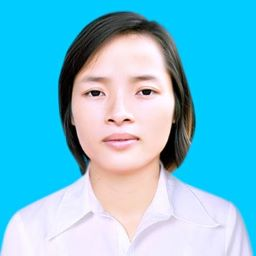
#> input picture anh_csdldpt/1.jpg, 256 x 256 px, found by its file name; its folder holds only this picture in this run
$ python hog.py   (older library calls are emulated)
#> lines starting #> are read from the running program, lines starting #| are printed output that depends on the picture; after the words box and inside, x2 and y2 are one past the last pixel; in counts of white or black regions, pixels touching at a corner belong together
import cv2
import numpy as np
import pandas as pd
import math
import os
import imutils
def hog (img_path,cell_x,cell_y,bin_num,block_size):
#> called with img_path = 'E:\\anh_csdldpt\\1.jpg', cell_x = 8, cell_y = 8, bin_num = 9, block_size = 2
    img = cv2.imread(img_path, cv2.IMREAD_GRAYSCALE)
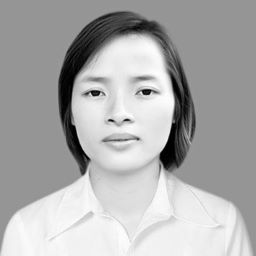
#> img: shape (256, 256); min 0, max 255, mean 171.9
    edeged = imutils.auto_canny(img)
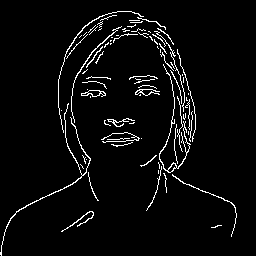
#> edeged: shape (256, 256); 4.1% white in thin lines or dots, all inside (x1, y1, x2, y2) = (0, 11, 237, 256)
    cnts = cv2.findContours(edeged.copy(), cv2.RETR_EXTERNAL,
                            cv2.CHAIN_APPROX_SIMPLE)
#> cnts = 82 contours, 73 with area under 20; largest, box (x1, y1, x2, y2) and area: (81, 90, 106, 97) 88, (159, 64, 191, 173) 83, (0, 103, 91, 256) 74, (71, 26, 122, 123) 37, (58, 11, 144, 133) 32
    cnts = imutils.grab_contours(cnts)
    c = max(cnts, key = cv2.contourArea)
#> c = contour of 27 points, box (x1, y1, x2, y2) (81, 90, 106, 97), area 88
    (x, y, w, h) = cv2.boundingRect(c)
#> x = 81; y = 90; w = 25; h = 7
    img = img[y:y+h, x:x+w]
    img = cv2.resize(img, (128, 128))
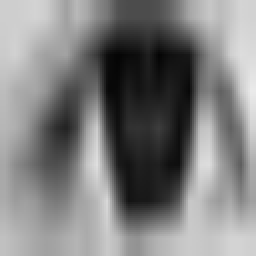
#> img: shape (128, 128) (shown 2 times larger); min 4, max 234, mean 126.6

    xkernel = np.array([[-1, 0, 1]])
    ykernel = np.array([[-1], [0], [1]])
    dx = cv2.filter2D(img, cv2.CV_32F, xkernel)
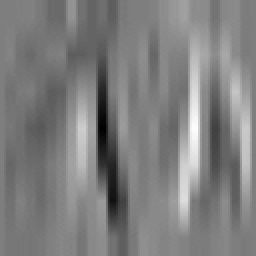
#> dx: shape (128, 128) float32 (shown 2 times larger); min -58, max 59, mean 0.2; drawn with min black and max white
    dy = cv2.filter2D(img, cv2.CV_32F, ykernel)
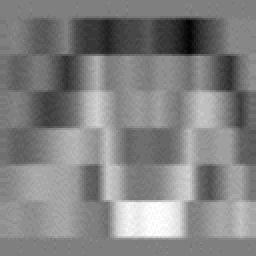
#> dy: shape (128, 128) float32 (shown 2 times larger); min -16, max 16, mean 0.4; drawn with min black and max white
    bien_do = []
    for i in range(len(dx)):
        t=[]
        for j in range(len(dx[i])):
            a = math.sqrt(pow(dx[i][j],2)+pow(dy[i][j],2))
            t.append(a)
        bien_do.append(t)
#> this loop made 128 passes
#> after the loop, bien_do = 128 items
    huong=[]
    for i in range(len(dx)):
        t=[]
        for j in range(len(dx[i])):
            a = math.degrees(math.atan(dy[i][j]/(dx[i][j]+0.00001)))+90
            t.append(a)
        huong.append(t)
#> after the loop, huong = 128 items
    (h, w) = img.shape
#> h = 128; w = 128
    histogram =[]
    bien_do=np.array(bien_do)
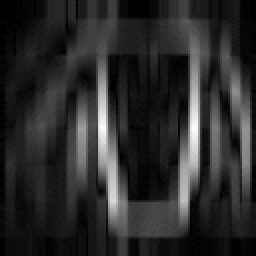
#> bien_do: shape (128, 128) float64 (shown 2 times larger); min 0, max 59.3, mean 10.1; drawn with min black and max white
    huong=np.array(huong)
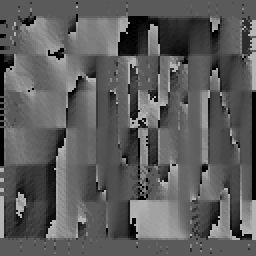
#> huong: shape (128, 128) float64 (shown 2 times larger); min 6.37e-05, max 180, mean 92.7
    for i in range(0,h,cell_y):
        hist_y=[]
        for j in range(0,w,cell_x):
            h = huong[i:i+cell_y, j:j+cell_x] #lấy phần tử ở hàng thứ i đến hàng thứ i+cell_y và từ cột j đến cột j+cell_x
            bd = bien_do[i:i+cell_y, j:j+cell_x]
            hist,bin= np.histogram(h, bins=bin_num, range=(0, 180), weights=bd)
            hist_y.append(hist.tolist())
        histogram.append(hist_y)
#> after the loop, histogram = 16 items
    histogram=np.array(histogram)
    x,y,z = histogram.shape
#> x = 16; y = 16; z = 9
    # print(x,y,z)
    # block_size=2
    feature=[]
    for i in range(x-block_size+1):
        block=[]
        for j in range(y-block_size+1):
            v=histogram[i:i+block_size,j:j+block_size]
            v=v.flatten()
            v= v / np.sqrt(np.sum(v**2)+0.000001**2)
            block.append(v)
        feature.append(block)
#> after the loop, feature = 15 items
    feature = np.array(feature)
    feature = feature.flatten()
#> feature = 8100 values, max 0.866 at index 5198, min 0 at index 0, mean 0.0746
    return feature

path = "E:\\anh_csdldpt"
anh= os.listdir(os.path.expanduser(path))
arr=[]
for i in anh:
    p = path+'\\'+i
    a=hog(p,8,8,9,2)
#> a has the same summary as feature in hog
    a=a.tolist()
    arr.append(a)
column=[]
for i in range(len(arr[0])):
    l = 'cot '+str(i)
    column.append(l)
#> this loop made 8100 passes
#> l on passes 1 to 3: 'cot 0', 'cot 1', 'cot 2'
#> after the loop, column = 8100 items, first 6: 'cot 0', 'cot 1', 'cot 2', 'cot 3', 'cot 4', 'cot 5'
df = pd.DataFrame(data = arr, columns = column)
#> df = table of 1 rows and 8100 columns
df.to_csv("hog.csv",index=False)

$ run again, on anh_csdldpt/13.jpg
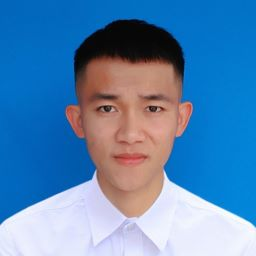
#> input picture anh_csdldpt/13.jpg, 256 x 256 px, found by its file name
#> in hog, `edeged = imutils.auto_canny(img)`:
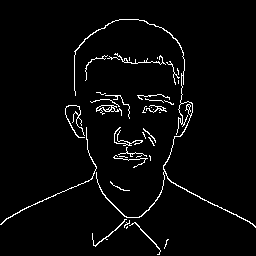
#> edeged: shape (256, 256); 3.2% white in thin lines or dots
#> cnts = 38 contours, 30 with area under 20; largest, box (x1, y1, x2, y2) and area: (74, 19, 256, 228) 184, (96, 105, 122, 116) 87, (0, 127, 97, 225) 40, (114, 53, 166, 65) 29, (92, 219, 127, 247) 26, (129, 222, 161, 255) 25, (146, 105, 167, 113) 25, (65, 105, 85, 138) 20
#> c = contour of 597 points, box (x1, y1, x2, y2) (74, 19, 256, 228), area 184
#> in hog, `(x, y, w, h) = cv2.boundingRect(c)`: x = 74; y = 19; w = 182; h = 209
#> the loop in hog, `for i in range(len(dx)):` made 128 passes
#> after the loop in hog, `for i in range(len(dx)):`: bien_do = 128 items
#> in hog, `huong=np.array(huong)`:
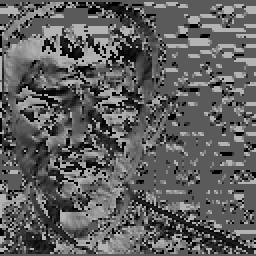
#> huong: shape (128, 128) float64 (shown 2 times larger); min 1.08e-05, max 180, mean 95.1
#> after the loop in hog, `for i in range(0,h,cell_y):`: histogram = 16 items
#> after the loop in hog, `for i in range(x-block_size+1):`: feature = 15 items
#> in hog, `feature = feature.flatten()`: feature = 8100 values, max 0.996 at index 344, min 0 at index 1, mean 0.0882
#> a has the same summary as feature in hog
#> the loop `for i in range(len(arr[0])):` made 8100 passes
#> l on passes 1 to 3: 'cot 0', 'cot 1', 'cot 2'
#> after the loop `for i in range(len(arr[0])):`: column = 8100 items, first 6: 'cot 0', 'cot 1', 'cot 2', 'cot 3', 'cot 4', 'cot 5'
#> df = table of 1 rows and 8100 columns

$ run again, on anh_csdldpt/14.jpg
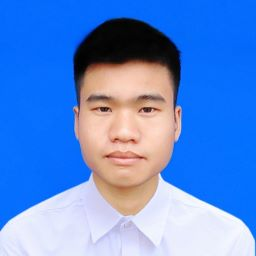
#> input picture anh_csdldpt/14.jpg, 256 x 256 px, found by its file name
#> in hog, `edeged = imutils.auto_canny(img)`:
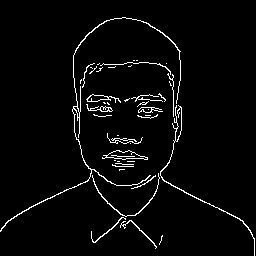
#> edeged: shape (256, 256); 3.3% white in thin lines or dots
#> cnts = 43 contours, 34 with area under 20; largest, box (x1, y1, x2, y2) and area: (102, 150, 148, 160) 218, (0, 17, 181, 232) 160, (86, 94, 121, 103) 107, (160, 105, 255, 256) 68, (138, 107, 163, 113) 54
#> c = contour of 47 points, box (x1, y1, x2, y2) (102, 150, 148, 160), area 218
#> in hog, `(x, y, w, h) = cv2.boundingRect(c)`: x = 102; y = 150; w = 46; h = 10
#> the loop in hog, `for i in range(len(dx)):` made 128 passes
#> after the loop in hog, `for i in range(len(dx)):`: bien_do = 128 items
#> in hog, `huong=np.array(huong)`:
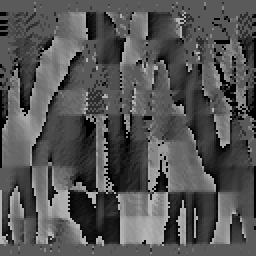
#> huong: shape (128, 128) float64 (shown 2 times larger); min 5.73e-05, max 180, mean 84
#> after the loop in hog, `for i in range(0,h,cell_y):`: histogram = 16 items
#> after the loop in hog, `for i in range(x-block_size+1):`: feature = 15 items
#> in hog, `feature = feature.flatten()`: feature = 8100 values, max 0.867 at index 7573, min 0 at index 1, mean 0.0852
#> a has the same summary as feature in hog
#> the loop `for i in range(len(arr[0])):` made 8100 passes
#> l on passes 1 to 3: 'cot 0', 'cot 1', 'cot 2'
#> after the loop `for i in range(len(arr[0])):`: column = 8100 items, first 6: 'cot 0', 'cot 1', 'cot 2', 'cot 3', 'cot 4', 'cot 5'
#> df = table of 1 rows and 8100 columns

$ run again, on anh_csdldpt/15.jpg
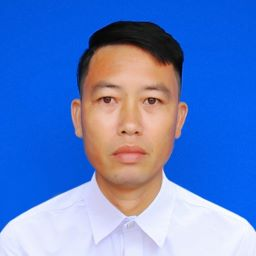
#> input picture anh_csdldpt/15.jpg, 256 x 256 px, found by its file name
#> edeged: shape (256, 256); 3.9% white in thin lines or dots, all inside (x1, y1, x2, y2) = (0, 20, 256, 249)
#> cnts = 51 contours, 43 with area under 20; largest, box (x1, y1, x2, y2) and area: (161, 60, 256, 232) 338, (70, 99, 83, 138) 306, (0, 139, 163, 245) 124, (138, 97, 165, 124) 74, (76, 20, 184, 96) 43, (124, 218, 161, 249) 34, (82, 44, 162, 110) 22, (111, 145, 151, 156) 20
#> c = contour of 308 points, box (x1, y1, x2, y2) (161, 60, 256, 232), area 338
#> in hog, `(x, y, w, h) = cv2.boundingRect(c)`: x = 161; y = 60; w = 95; h = 172
#> the loop in hog, `for i in range(len(dx)):` made 128 passes
#> after the loop in hog, `for i in range(len(dx)):`: bien_do = 128 items
#> in hog, `huong=np.array(huong)`:
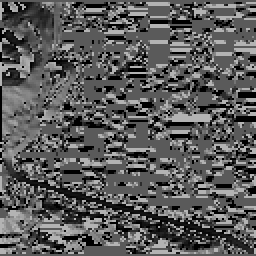
#> huong: shape (128, 128) float64 (shown 2 times larger); min 6.9e-06, max 180, mean 89.9
#> after the loop in hog, `for i in range(0,h,cell_y):`: histogram = 16 items
#> after the loop in hog, `for i in range(x-block_size+1):`: feature = 15 items
#> in hog, `feature = feature.flatten()`: feature = 8100 values, max 0.986 at index 6894, min 0 at index 14, mean 0.102
#> a has the same summary as feature in hog
#> the loop `for i in range(len(arr[0])):` made 8100 passes
#> l on passes 1 to 3: 'cot 0', 'cot 1', 'cot 2'
#> after the loop `for i in range(len(arr[0])):`: column = 8100 items, first 6: 'cot 0', 'cot 1', 'cot 2', 'cot 3', 'cot 4', 'cot 5'
#> df = table of 1 rows and 8100 columns
